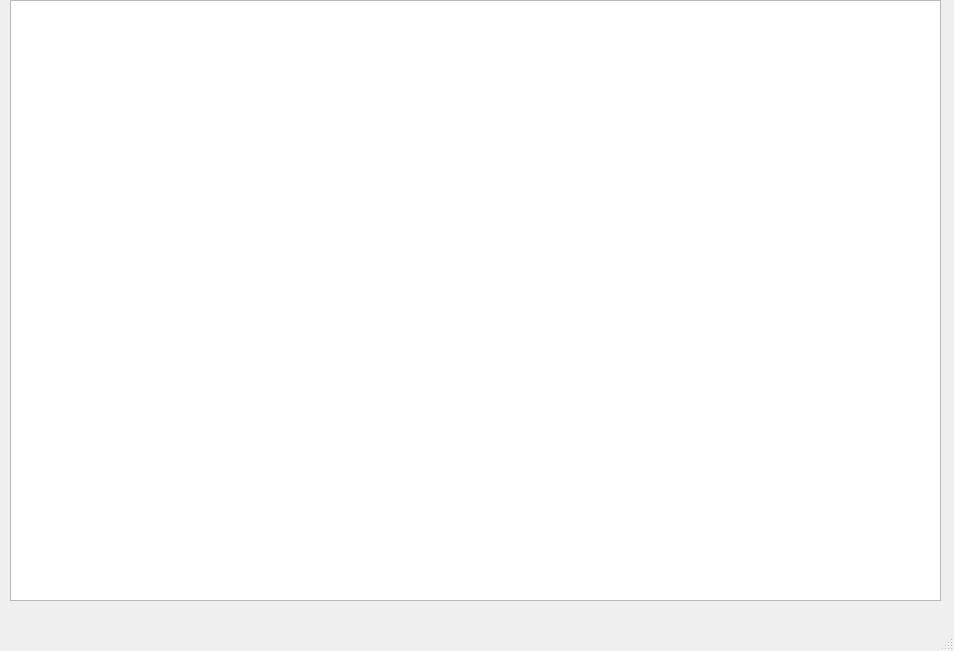
<?xml version="1.0" encoding="UTF-8"?>
<ui version="4.0">
 <class>MainWindow</class>
 <widget class="QMainWindow" name="MainWindow">
  <property name="geometry">
   <rect>
    <x>0</x>
    <y>0</y>
    <width>954</width>
    <height>651</height>
   </rect>
  </property>
  <property name="windowTitle">
   <string>MainWindow</string>
  </property>
  <widget class="QWidget" name="centralwidget">
   <widget class="QGraphicsView" name="graphicsView">
    <property name="geometry">
     <rect>
      <x>10</x>
      <y>0</y>
      <width>931</width>
      <height>601</height>
     </rect>
    </property>
   </widget>
  </widget>
  <widget class="QMenuBar" name="menubar">
   <property name="geometry">
    <rect>
     <x>0</x>
     <y>0</y>
     <width>954</width>
     <height>21</height>
    </rect>
   </property>
  </widget>
  <widget class="QStatusBar" name="statusbar"/>
 </widget>
 <resources/>
 <connections/>
</ui>
